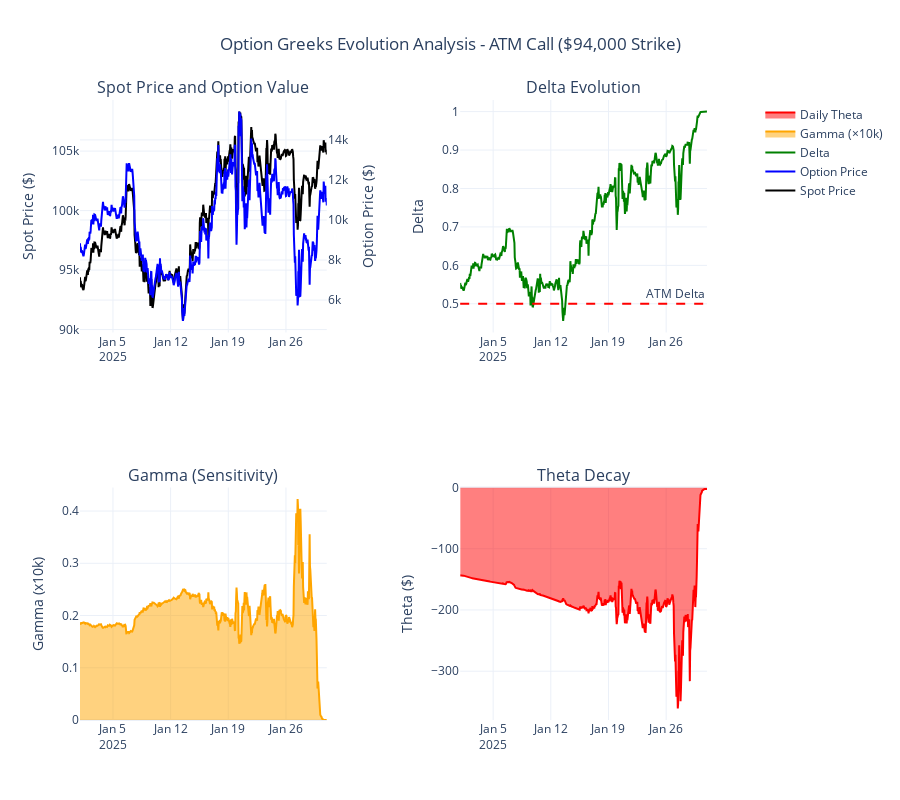

Notebook cell for this chart:
### Code cell
# Create comprehensive Greeks visualization
fig_greeks = make_subplots(
    rows=2, cols=2,
    subplot_titles=[
        'Spot Price and Option Value',
        'Delta Evolution',
        'Gamma (Sensitivity)',
        'Theta Decay',
    ],
    specs=[[{'secondary_y': True}, {'type': 'scatter'}],
           [{'type': 'scatter'}, {'type': 'scatter'}]]
)

# 1. Spot Price and Option Value
fig_greeks.add_trace(
    go.Scatter(
        x=greeks_df['timestamp'],
        y=greeks_df['spot'],
        name='Spot Price',
        line=dict(color='black', width=2)
    ),
    row=1, col=1, secondary_y=False
)

fig_greeks.add_trace(
    go.Scatter(
        x=greeks_df['timestamp'],
        y=greeks_df['option_price'],
        name='Option Price',
        line=dict(color='blue', width=2)
    ),
    row=1, col=1, secondary_y=True
)

# 2. Delta Evolution
fig_greeks.add_trace(
    go.Scatter(
        x=greeks_df['timestamp'],
        y=greeks_df['delta'],
        name='Delta',
        line=dict(color='green', width=2)
    ),
    row=1, col=2
)
fig_greeks.add_hline(y=0.5, line_dash="dash", line_color="red", 
                    annotation_text="ATM Delta", row=1, col=2)

# 3. Gamma
fig_greeks.add_trace(
    go.Scatter(
        x=greeks_df['timestamp'],
        y=greeks_df['gamma'] * 10000,  # Scale for readability
        name='Gamma (×10k)',
        line=dict(color='orange', width=2),
        fill='tonexty'
    ),
    row=2, col=1
)

# 4. Theta
fig_greeks.add_trace(
    go.Scatter(
        x=greeks_df['timestamp'],
        y=greeks_df['theta'],
        name='Daily Theta',
        line=dict(color='red', width=2),
        fill='tozeroy'
    ),
    row=2, col=2
)

# Update layout
fig_greeks.update_layout(
    height=800,
    title_text=f"Option Greeks Evolution Analysis - ATM Call (${atm_strike:,} Strike)",
    title_x=0.5,
    showlegend=True
)

# Update axis labels
fig_greeks.update_yaxes(title_text="Spot Price ($)", secondary_y=False, row=1, col=1)
fig_greeks.update_yaxes(title_text="Option Price ($)", secondary_y=True, row=1, col=1)
fig_greeks.update_yaxes(title_text="Delta", row=1, col=2)
fig_greeks.update_yaxes(title_text="Gamma (x10k)", row=2, col=1)
fig_greeks.update_yaxes(title_text="Theta ($)", row=2, col=2)
fig_greeks.update_xaxes(title_text="Moneyness (S/K)", row=3, col=1)
fig_greeks.update_yaxes(title_text="Delta", row=3, col=1)
fig_greeks.update_xaxes(title_text="Days to Expiry", row=3, col=2)
fig_greeks.update_yaxes(title_text="Option Price ($)", row=3, col=2)

fig_greeks.show()

# Print Greeks summary
print("\n🎯 Greeks Analysis Summary:")
print("=" * 40)
print(f"📊 Delta range: {greeks_df['delta'].min():.3f} to {greeks_df['delta'].max():.3f}")
print(f"📊 Max Gamma: {greeks_df['gamma'].max():.6f}")
print(f"📊 Avg daily Theta: ${greeks_df['theta'].mean():.2f}")
print(f"📊 Final option value: ${greeks_df['option_price'].iloc[-1]:.2f}")

### Figure 1 — Plotly figure (JSON) as saved in the notebook; plotly's stock layout.template omitted (floating-point values rounded to 4 significant figures; data arrays with more than 128 entries replaced by an {"elided": "..."} marker saying what was removed)
{"data": [{"line": {"color": "black", "width": 2}, "name": "Spot Price", "type": "scatter", "x": {"elided": "720 str values"}, "xaxis": "x", "y": {"elided": "720 float values"}, "yaxis": "y"}, {"line": {"color": "blue", "width": 2}, "name": "Option Price", "type": "scatter", "x": {"elided": "720 str values"}, "xaxis": "x", "y": {"elided": "720 float values"}, "yaxis": "y2"}, {"line": {"color": "green", "width": 2}, "name": "Delta", "type": "scatter", "x": {"elided": "720 str values"}, "xaxis": "x2", "y": {"elided": "720 float values"}, "yaxis": "y3"}, {"fill": "tonexty", "line": {"color": "orange", "width": 2}, "name": "Gamma (×10k)", "type": "scatter", "x": {"elided": "720 str values"}, "xaxis": "x3", "y": {"elided": "720 float values"}, "yaxis": "y4"}, {"fill": "tozeroy", "line": {"color": "red", "width": 2}, "name": "Daily Theta", "type": "scatter", "x": {"elided": "720 str values"}, "xaxis": "x4", "y": {"elided": "720 float values"}, "yaxis": "y5"}], "layout": {"annotations": [{"font": {"size": 16}, "showarrow": false, "text": "Spot Price and Option Value", "x": 0.185, "xanchor": "center", "xref": "paper", "y": 1, "yanchor": "bottom", "yref": "paper"}, {"font": {"size": 16}, "showarrow": false, "text": "Delta Evolution", "x": 0.755, "xanchor": "center", "xref": "paper", "y": 1, "yanchor": "bottom", "yref": "paper"}, {"font": {"size": 16}, "showarrow": false, "text": "Gamma (Sensitivity)", "x": 0.185, "xanchor": "center", "xref": "paper", "y": 0.375, "yanchor": "bottom", "yref": "paper"}, {"font": {"size": 16}, "showarrow": false, "text": "Theta Decay", "x": 0.755, "xanchor": "center", "xref": "paper", "y": 0.375, "yanchor": "bottom", "yref": "paper"}, {"showarrow": false, "text": "ATM Delta", "x": 1, "xanchor": "right", "xref": "x2 domain", "y": 0.5, "yanchor": "bottom", "yref": "y3"}], "height": 800, "shapes": [{"line": {"color": "red", "dash": "dash"}, "type": "line", "x0": 0, "x1": 1, "xref": "x2 domain", "y0": 0.5, "y1": 0.5, "yref": "y3"}], "showlegend": true, "title": {"text": "Option Greeks Evolution Analysis - ATM Call ($94,000 Strike)", "x": 0.5}, "xaxis": {"anchor": "y", "domain": [0, 0.37]}, "xaxis2": {"anchor": "y3", "domain": [0.57, 0.94]}, "xaxis3": {"anchor": "y4", "domain": [0, 0.37]}, "xaxis4": {"anchor": "y5", "domain": [0.57, 0.94]}, "yaxis": {"anchor": "x", "domain": [0.625, 1], "title": {"text": "Spot Price ($)"}}, "yaxis2": {"anchor": "x", "overlaying": "y", "side": "right", "title": {"text": "Option Price ($)"}}, "yaxis3": {"anchor": "x2", "domain": [0.625, 1], "title": {"text": "Delta"}}, "yaxis4": {"anchor": "x3", "domain": [0, 0.375], "title": {"text": "Gamma (x10k)"}}, "yaxis5": {"anchor": "x4", "domain": [0, 0.375], "title": {"text": "Theta ($)"}}}}
